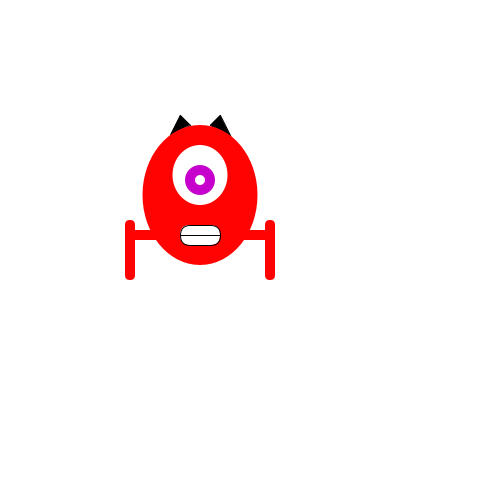
Frame 1 (no input)
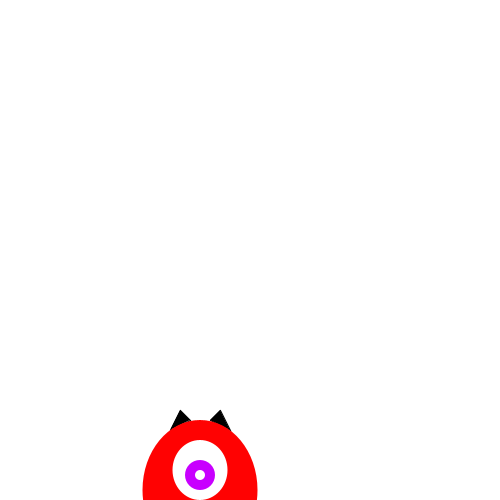
Frame 60 (the mouse pressed at the canvas centre just before this capture)
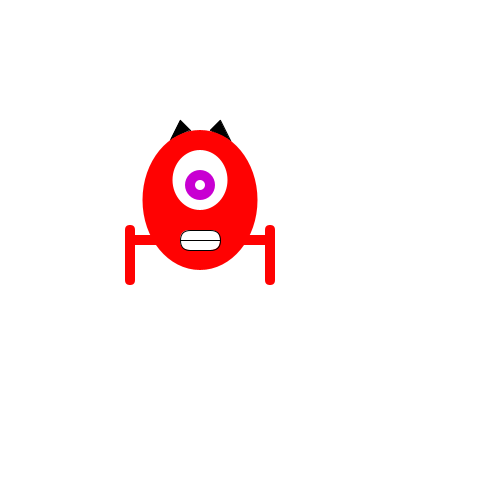
Frame 120 (the mouse held since frame 60 and released just before this capture)

The Processing sketch that drew these frames (run headless with seeded random() and noise(); from frame 60 on, the mouse is pressed at the canvas centre):

// Processing sketch: processing_124907
// ── processing_124907.pde

int positieX = 200;
int positieY = 200;
int richting = 5;
int score = 0;
boolean test = false;

void setup () {
  size(500,500);
}

void draw () {
  background(255);
  ellipseMode(CENTER);
  rectMode(CENTER);
  stroke(0);
  
 positieY = positieY + richting;
  
if(positieY > 500 || positieY < 0){
  richting = -richting;
  score = score +1;
}
if(score == 10){
  score = 0;
  test = !test;
}

  
  fill(0);
  stroke(0);
  triangle(positieX+10, positieY-80, positieX+20, positieY-90, positieX+30, positieY-70); // rechte driehoek
  triangle(positieX-30, positieY-70, positieX-20, positieY-90, positieX-10, positieY-80); // linkse driehoek
  
noStroke();
if(test == true){
  fill(550,255,0);
  ellipse(positieX,positieY-10,115,140);    // Geel lichaam
  rect(positieX-50,positieY+30,40,10,50);   // Links bovenbeen
  rect(positieX+50,positieY+30,40,10,50);   // Rechts bovenbeen
  rect(positieX-70,positieY+45,10,60,50);   // Links onderbeen
  rect(positieX+70,positieY+45,10,60,50);   // Rechts onderbeen
}
if(test == false){
  fill(255,2,2);
  ellipse(positieX,positieY-10,115,140);    // Rode lichaam
  rect(positieX-50,positieY+30,40,10,50);   // Links bovenbeen
  rect(positieX+50,positieY+30,40,10,50);   // Rechts bovenbeen
  rect(positieX-70,positieY+45,10,60,50);   // Links onderbeen
  rect(positieX+70,positieY+45,10,60,50);   // Rechts onderbeen
}
  
  fill(255);
  ellipse(positieX,positieY-30,55,60);     // Witte oog
  
  fill(positieX,0,positieY);
  noStroke();
  ellipse(positieX,positieY-25,30,30);     // Zwarte pupil
  
  fill(255);
  noStroke();
  ellipse(positieX,positieY-25,10,10);     // Wit oog in pupil
  
  fill(255);
  stroke(0);
  rect(positieX, positieY+30, 40, 20, 50); // Mond
  

  
  stroke(0);  
  for (int i = 90; i < 110; i = i + 5) {
  if (i == 110){
    i = 90;
  }
  } //tanden
  line(positieX-20, positieY+30, positieX+20, positieY+30);
}
